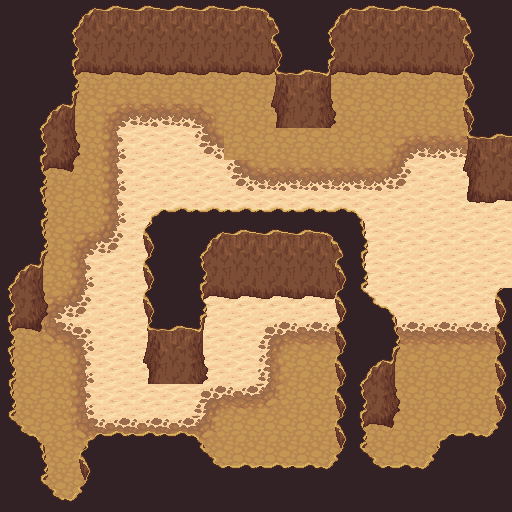

A 2D game scene composited from a Tiled map and its tileset images. What follows is a short description and the map's XML, with every tile layer's data as written:
An orthogonal 16x16 tile map with 32x32 px tiles, 4 tile layers (Tile Layer 1, Tile Layer 3, Tile Layer 2, After), 2 tilesets and 3 objects (2x exit).

<map version="1.2" tiledversion="1.2.1" orientation="orthogonal" renderorder="right-down" width="16" height="16" tilewidth="32" tileheight="32" infinite="0" nextlayerid="9" nextobjectid="7">
 <properties>
  <property name="safe" type="bool" value="true" />
 </properties>
 <tileset firstgid="1" source="sand.tsx" />
 <tileset firstgid="109" source="../assets/lpc_tile_atlas/lpc_tile_atlas.tsx" />
 <objectgroup id="4" name="spawn">
  <object id="2" name="start" type="exit" x="229" y="312" width="80" height="75" />
  <object id="6" name="e" type="exit" x="494" y="200" width="19" height="88">
   <properties>
    <property name="exit" value="start" />
    <property name="map" value="000_tutorial" />
   </properties>
  </object>
 </objectgroup>
 <objectgroup id="8" name="obstacles">
  <object id="5" x="148" y="382">
   <properties>
    <property name="collidable" type="bool" value="true" />
   </properties>
   <polygon points="0,0 59,0 57,-83 188,-84 192,84 74,85 42,54 -54,55 -78,89 -133,36 -137,-49 -99,-57 -103,-203 -70,-211 -72,-302 120,-308 126,-254 188,-259 187,-303 310,-305 316,-178 362,-180 362,-380 -148,-382 -148,129 364,131 364,-64 348,-64 344,67 303,69 283,98 215,96 214,43 246,39 247,-33 216,-55 215,-126 -4,-123" />
  </object>
 </objectgroup>
 <layer id="1" name="Tile Layer 1" width="16" height="16">
  <data encoding="csv">
29,29,29,29,29,29,29,29,29,29,29,29,29,29,29,29,
29,29,29,29,29,29,29,29,29,29,29,29,29,29,29,29,
29,29,29,29,29,29,29,29,221,29,221,29,29,29,29,29,
29,29,29,29,29,29,29,29,29,29,29,29,29,29,29,29,
29,29,29,29,29,29,29,29,29,29,29,29,29,29,29,29,
29,29,29,29,29,29,29,29,29,29,29,29,29,29,29,29,
29,29,29,29,29,29,29,29,29,29,29,29,29,29,29,29,
29,29,29,29,29,29,29,29,29,29,29,29,29,29,29,29,
29,29,29,29,29,29,29,29,29,29,29,29,29,29,29,29,
29,29,29,29,29,29,29,29,29,29,29,29,29,29,29,29,
29,29,29,29,29,29,29,29,29,29,29,29,29,29,29,29,
29,29,29,29,29,29,29,29,29,29,29,29,29,29,29,29,
29,29,29,29,29,29,29,29,29,29,29,29,29,29,29,29,
29,29,29,29,29,29,29,29,29,29,29,29,29,29,29,29,
29,29,29,29,29,29,29,29,29,29,29,29,29,29,29,29,
29,29,29,29,29,29,29,29,29,29,29,29,29,29,29,29
</data>
 </layer>
 <layer id="5" name="Tile Layer 3" width="16" height="16">
  <data encoding="csv">
0,0,0,0,0,0,0,0,0,0,0,0,0,0,0,0,
0,0,0,0,0,0,0,0,0,0,0,0,0,0,0,0,
0,0,221,221,221,221,221,221,243,221,243,221,221,221,221,0,
0,0,221,125,253,253,126,221,221,221,221,221,221,221,221,0,
0,0,221,222,0,0,252,221,221,221,221,221,125,253,253,0,
0,221,221,222,0,0,0,252,253,253,253,253,254,0,0,0,
0,221,221,222,0,0,0,0,0,0,0,0,0,0,0,0,
0,221,125,254,0,0,0,0,0,0,0,0,0,0,0,0,
0,221,222,0,0,0,0,0,0,0,0,0,0,0,0,0,
0,125,254,0,0,0,0,0,0,0,0,0,0,0,0,0,
221,157,190,0,0,0,0,0,188,189,189,0,189,189,189,189,
221,221,222,0,0,0,0,0,220,221,221,0,221,221,221,221,
221,221,222,0,0,0,188,189,158,221,221,221,221,221,221,221,
221,221,157,189,189,189,158,221,221,221,221,221,221,221,221,221,
221,221,221,0,0,221,221,221,221,221,221,221,221,221,221,0,
0,221,221,221,0,0,0,0,0,0,0,0,0,0,0,0
</data>
 </layer>
 <layer id="2" name="Tile Layer 2" width="16" height="16">
  <data encoding="csv">
142,142,145,174,174,174,174,174,144,142,145,174,174,174,144,142,
142,142,177,206,206,206,206,206,176,142,177,206,206,206,176,142,
142,142,209,238,238,238,238,238,173,174,175,238,238,238,208,142,
142,145,175,0,0,0,0,0,205,206,207,0,0,0,141,142,
142,177,207,0,0,0,0,0,0,0,0,0,0,0,173,174,
142,209,239,0,0,0,0,0,0,0,0,0,0,0,205,206,
142,143,0,0,0,0,0,0,0,0,0,0,0,0,237,238,
142,143,0,0,0,0,0,0,0,0,0,0,0,0,0,0,
145,175,0,0,141,142,177,206,206,206,176,143,0,0,0,0,
177,207,0,0,141,142,209,238,238,238,208,0,0,0,0,0,
209,239,0,0,173,174,175,0,0,0,141,0,0,0,0,0,
143,0,0,0,205,206,207,0,0,0,141,145,175,0,0,141,
143,0,0,0,0,0,0,0,0,0,141,177,207,0,0,141,
113,111,109,110,110,110,111,0,0,0,141,209,244,109,110,112,
142,143,141,142,142,142,113,110,110,110,112,113,110,112,142,142,
142,113,112,142,142,142,142,142,142,142,142,142,142,142,142,142
</data>
 </layer>
 <objectgroup id="3" name="units" />
 <layer id="7" name="After" width="16" height="16">
  <data encoding="csv">
0,0,0,0,0,0,0,0,0,0,0,0,0,0,0,0,
0,0,0,0,0,0,0,0,0,0,0,0,0,0,0,0,
0,0,0,0,0,0,0,0,0,0,0,0,0,0,0,0,
0,0,0,0,0,0,0,0,0,0,0,0,0,0,0,0,
0,0,0,0,0,0,0,0,0,0,0,0,0,0,0,0,
0,0,0,0,0,0,0,0,0,0,0,0,0,0,0,0,
0,0,0,0,109,110,110,110,110,110,110,111,0,0,0,0,
0,0,0,0,141,142,145,174,174,174,144,143,0,0,0,0,
0,0,0,0,0,0,0,0,0,0,0,0,0,0,0,0,
0,0,0,0,0,0,0,0,0,0,0,113,111,0,0,141,
0,0,0,0,0,0,0,0,0,0,0,142,143,0,0,141,
0,0,0,0,0,0,0,0,0,0,0,0,0,0,0,0,
0,0,0,0,0,0,0,0,0,0,0,0,0,0,0,0,
0,0,0,0,0,0,0,0,0,0,0,0,0,0,0,0,
0,0,0,0,0,0,0,0,0,0,0,0,0,0,0,0,
0,0,0,0,0,0,0,0,0,0,0,0,0,0,0,0
</data>
 </layer>
</map>
